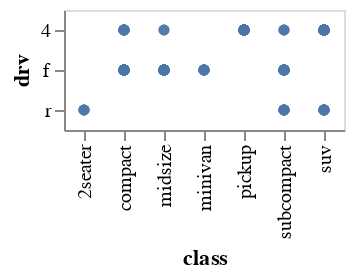

Notebook code for this chart:
### Markdown cell above
* The plot has nothing to prove regarding the hypothesis that "cars with big engines use more fuel."

### Code cell
class_vs_drv_chart = alt.Chart(mpg).encode(x="class", y="drv").mark_circle()
class_vs_drv_chart

### Figure 1 — Vega-Lite specification as saved in the notebook (floating-point values rounded to 4 significant figures; data arrays with more than 128 entries replaced by an {"elided": "..."} marker saying what was removed)
{"config": {"view": {"continuousWidth": 400, "continuousHeight": 300}}, "data": {"name": "data-784d2a789a5f3a352263a16b6c4cd367"}, "mark": "circle", "encoding": {"x": {"type": "nominal", "field": "class"}, "y": {"type": "nominal", "field": "drv"}}, "$schema": "https://vega.github.io/schema/vega-lite/v4.8.1.json", "datasets": {"data-784d2a789a5f3a352263a16b6c4cd367": {"elided": "234 records"}}}
